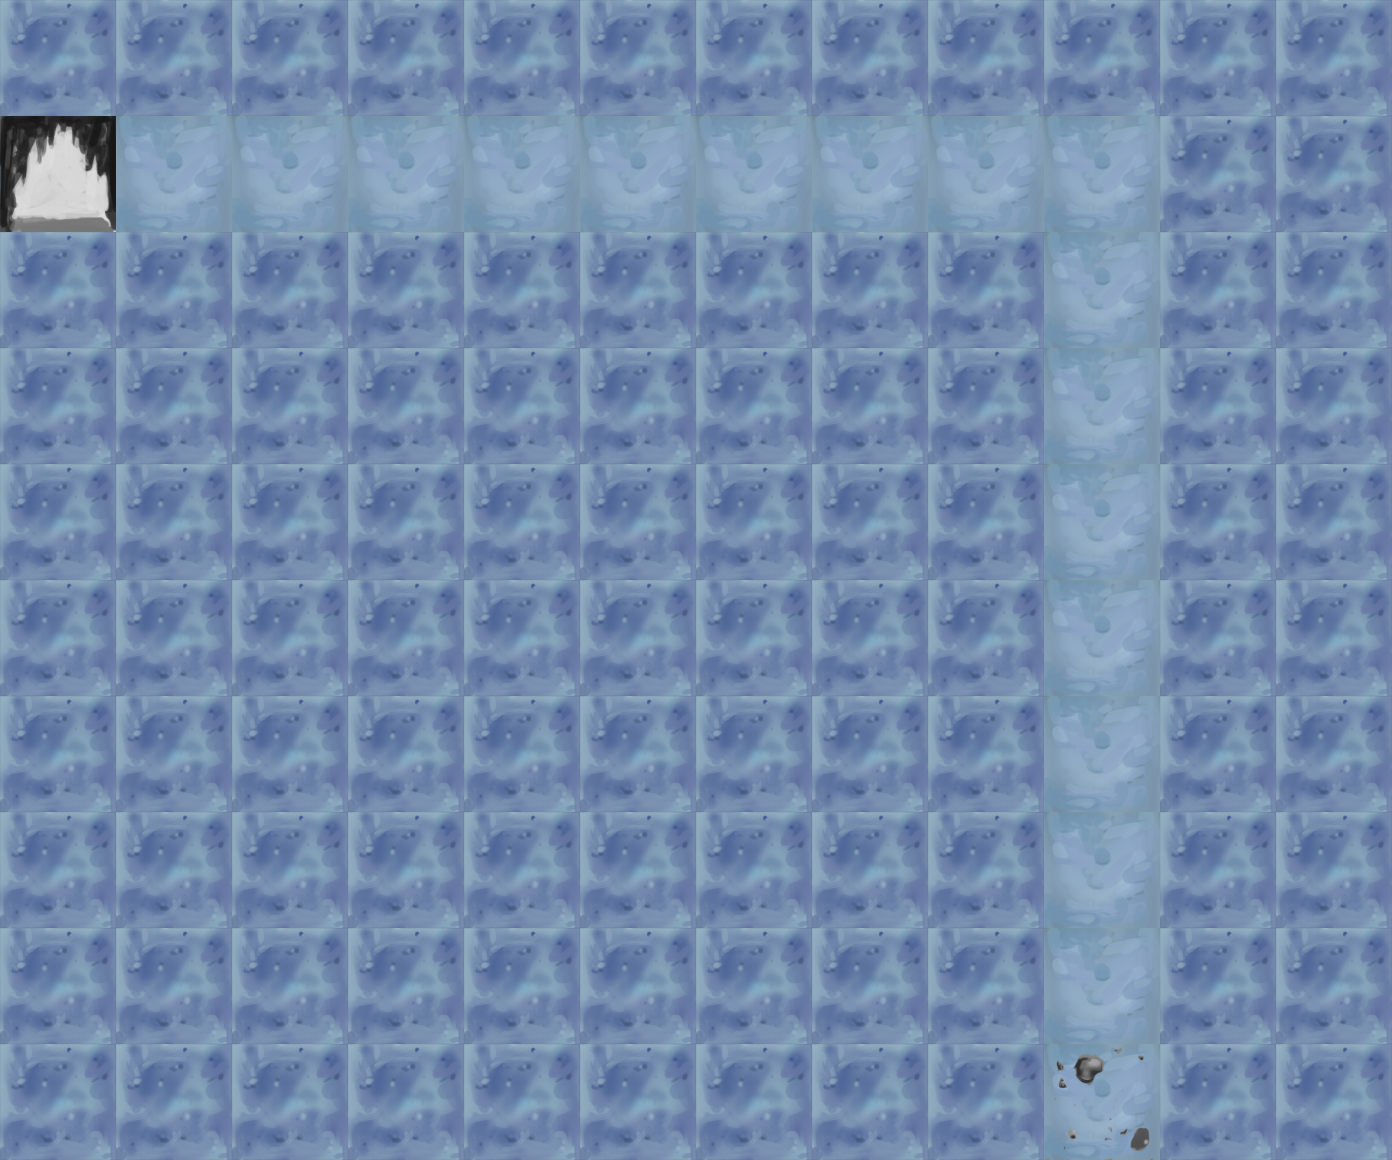

The image is a tile-based game level rendered from a .tmx file. Its description and complete source (layers, tilesets, objects, tile grids) follow:
An orthogonal 12x10 tile map with 116x116 px tiles, 3 tile layers (Tile Layer 1, Tile Layer 2, Tile Layer 3), 3 tilesets.

<map version="1.0" orientation="orthogonal" renderorder="right-down" width="12" height="10" tilewidth="116" tileheight="116" nextobjectid="1">
 <tileset firstgid="1" name="tile" tilewidth="116" tileheight="116" tilecount="20" columns="20">
  <image source="../images/tile.png" width="2320" height="116" />
 </tileset>
 <tileset firstgid="21" name="stuff" tilewidth="116" tileheight="116" tilecount="6" columns="6">
  <image source="../images/stuff.png" width="696" height="116" />
 </tileset>
 <tileset firstgid="27" name="triggers" tilewidth="116" tileheight="116" tilecount="6" columns="6">
  <image source="../images/triggers.png" width="696" height="116" />
 </tileset>
 <layer name="Tile Layer 1" width="12" height="10">
  <data encoding="csv">
15,15,15,15,15,15,15,15,15,15,15,15,
14,14,14,14,14,14,14,14,14,14,15,15,
15,15,15,15,15,15,15,15,15,14,15,15,
15,15,15,15,15,15,15,15,15,14,15,15,
15,15,15,15,15,15,15,15,15,14,15,15,
15,15,15,15,15,15,15,15,15,14,15,15,
15,15,15,15,15,15,15,15,15,14,15,15,
15,15,15,15,15,15,15,15,15,14,15,15,
15,15,15,15,15,15,15,15,15,14,15,15,
15,15,15,15,15,15,15,15,15,14,15,15
</data>
 </layer>
 <layer name="Tile Layer 2" width="12" height="10">
  <data encoding="csv">
0,0,0,0,0,0,0,0,0,0,0,0,
0,0,0,0,0,0,0,0,0,0,0,0,
0,0,0,0,0,0,0,0,0,0,0,0,
0,0,0,0,0,0,0,0,0,0,0,0,
0,0,0,0,0,0,0,0,0,0,0,0,
0,0,0,0,0,0,0,0,0,0,0,0,
0,0,0,0,0,0,0,0,0,0,0,0,
0,0,0,0,0,0,0,0,0,0,0,0,
0,0,0,0,0,0,0,0,0,0,0,0,
0,0,0,0,0,0,0,0,0,0,0,0
</data>
 </layer>
 <layer name="Tile Layer 3" width="12" height="10">
  <data encoding="csv">
0,0,0,0,0,0,0,0,0,0,0,0,
31,0,0,0,0,0,0,0,0,0,0,0,
0,0,0,0,0,0,0,0,0,0,0,0,
0,0,0,0,0,0,0,0,0,0,0,0,
0,0,0,0,0,0,0,0,0,0,0,0,
0,0,0,0,0,0,0,0,0,0,0,0,
0,0,0,0,0,0,0,0,0,0,0,0,
0,0,0,0,0,0,0,0,0,0,0,0,
0,0,0,0,0,0,0,0,0,0,0,0,
0,0,0,0,0,0,0,0,0,27,0,0
</data>
 </layer>
</map>
